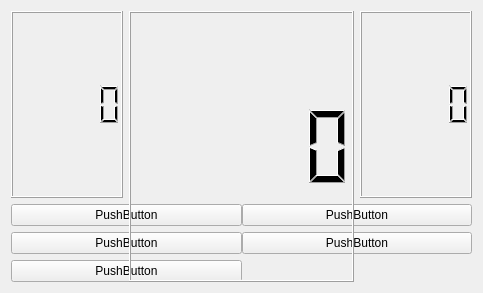
<?xml version="1.0" encoding="UTF-8"?>
<ui version="4.0">
 <class>Form</class>
 <widget class="QWidget" name="Form">
  <property name="geometry">
   <rect>
    <x>0</x>
    <y>0</y>
    <width>483</width>
    <height>293</height>
   </rect>
  </property>
  <property name="windowTitle">
   <string>Form</string>
  </property>
  <layout class="QGridLayout" name="gridLayout">
   <item row="1" column="0" colspan="2">
    <widget class="QPushButton" name="pushButton">
     <property name="text">
      <string>PushButton</string>
     </property>
    </widget>
   </item>
   <item row="0" column="0">
    <widget class="QLCDNumber" name="lcdNumber_2"/>
   </item>
   <item row="2" column="2" colspan="2">
    <widget class="QPushButton" name="pushButton_4">
     <property name="text">
      <string>PushButton</string>
     </property>
    </widget>
   </item>
   <item row="2" column="0" colspan="2">
    <widget class="QPushButton" name="pushButton_2">
     <property name="text">
      <string>PushButton</string>
     </property>
    </widget>
   </item>
   <item row="1" column="2" colspan="2">
    <widget class="QPushButton" name="pushButton_3">
     <property name="text">
      <string>PushButton</string>
     </property>
    </widget>
   </item>
   <item row="0" column="3">
    <widget class="QLCDNumber" name="lcdNumber"/>
   </item>
   <item row="3" column="0" colspan="2">
    <widget class="QPushButton" name="pushButton_5">
     <property name="text">
      <string>PushButton</string>
     </property>
    </widget>
   </item>
   <item row="0" column="1" rowspan="4" colspan="2">
    <widget class="QLCDNumber" name="lcdNumber_3"/>
   </item>
  </layout>
 </widget>
 <resources/>
 <connections/>
</ui>
